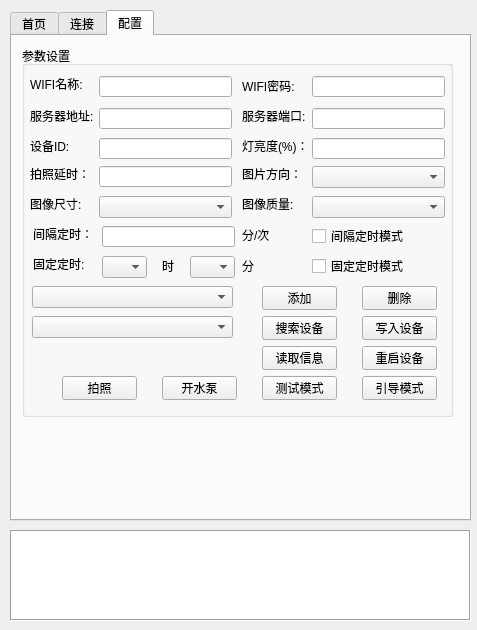
<?xml version="1.0" encoding="UTF-8"?>
<ui version="4.0">
 <class>Widget</class>
 <widget class="QWidget" name="Widget">
  <property name="enabled">
   <bool>true</bool>
  </property>
  <property name="geometry">
   <rect>
    <x>0</x>
    <y>0</y>
    <width>477</width>
    <height>630</height>
   </rect>
  </property>
  <property name="windowTitle">
   <string>Widget</string>
  </property>
  <widget class="QTabWidget" name="tabWidget">
   <property name="geometry">
    <rect>
     <x>10</x>
     <y>10</y>
     <width>461</width>
     <height>511</height>
    </rect>
   </property>
   <property name="currentIndex">
    <number>2</number>
   </property>
   <widget class="QWidget" name="widget">
    <attribute name="title">
     <string>首页</string>
    </attribute>
    <widget class="QLabel" name="pictureLabel">
     <property name="enabled">
      <bool>true</bool>
     </property>
     <property name="geometry">
      <rect>
       <x>160</x>
       <y>220</y>
       <width>281</width>
       <height>251</height>
      </rect>
     </property>
     <property name="sizePolicy">
      <sizepolicy hsizetype="Preferred" vsizetype="Preferred">
       <horstretch>0</horstretch>
       <verstretch>0</verstretch>
      </sizepolicy>
     </property>
     <property name="frameShape">
      <enum>QFrame::Box</enum>
     </property>
     <property name="text">
      <string>图片预览区</string>
     </property>
    </widget>
    <widget class="QGroupBox" name="groupBox_5">
     <property name="geometry">
      <rect>
       <x>10</x>
       <y>10</y>
       <width>431</width>
       <height>201</height>
      </rect>
     </property>
     <property name="title">
      <string>控制台</string>
     </property>
     <widget class="QLabel" name="label_20">
      <property name="geometry">
       <rect>
        <x>200</x>
        <y>30</y>
        <width>16</width>
        <height>21</height>
       </rect>
      </property>
      <property name="text">
       <string>&lt;html&gt;&lt;head/&gt;&lt;body&gt;&lt;p align=&quot;center&quot;&gt;月&lt;/p&gt;&lt;/body&gt;&lt;/html&gt;</string>
      </property>
     </widget>
     <widget class="QComboBox" name="tcpDownLoadYearComboBox">
      <property name="geometry">
       <rect>
        <x>70</x>
        <y>30</y>
        <width>61</width>
        <height>22</height>
       </rect>
      </property>
      <item>
       <property name="text">
        <string>2012</string>
       </property>
      </item>
     </widget>
     <widget class="QComboBox" name="tcpDownLoadMouthComboBox">
      <property name="geometry">
       <rect>
        <x>150</x>
        <y>30</y>
        <width>51</width>
        <height>22</height>
       </rect>
      </property>
      <item>
       <property name="text">
        <string>12</string>
       </property>
      </item>
     </widget>
     <widget class="QComboBox" name="tcpDownLoadDayComboBox">
      <property name="geometry">
       <rect>
        <x>220</x>
        <y>30</y>
        <width>41</width>
        <height>22</height>
       </rect>
      </property>
      <item>
       <property name="text">
        <string>31</string>
       </property>
      </item>
     </widget>
     <widget class="QLabel" name="label_21">
      <property name="geometry">
       <rect>
        <x>270</x>
        <y>30</y>
        <width>31</width>
        <height>21</height>
       </rect>
      </property>
      <property name="text">
       <string>&lt;html&gt;&lt;head/&gt;&lt;body&gt;&lt;p&gt;日&lt;/p&gt;&lt;/body&gt;&lt;/html&gt;</string>
      </property>
     </widget>
     <widget class="QLabel" name="label_4">
      <property name="geometry">
       <rect>
        <x>10</x>
        <y>30</y>
        <width>60</width>
        <height>21</height>
       </rect>
      </property>
      <property name="text">
       <string>&lt;html&gt;&lt;head/&gt;&lt;body&gt;&lt;p&gt;下载日期：&lt;/p&gt;&lt;/body&gt;&lt;/html&gt;</string>
      </property>
     </widget>
     <widget class="QLabel" name="label_19">
      <property name="geometry">
       <rect>
        <x>130</x>
        <y>30</y>
        <width>21</width>
        <height>20</height>
       </rect>
      </property>
      <property name="text">
       <string>&lt;html&gt;&lt;head/&gt;&lt;body&gt;&lt;p align=&quot;center&quot;&gt;年&lt;/p&gt;&lt;/body&gt;&lt;/html&gt;</string>
      </property>
     </widget>
     <widget class="QCheckBox" name="tcpScheduledTimeCheckBox">
      <property name="geometry">
       <rect>
        <x>320</x>
        <y>60</y>
        <width>95</width>
        <height>20</height>
       </rect>
      </property>
      <property name="text">
       <string>间隔定时模式</string>
      </property>
     </widget>
     <widget class="QLabel" name="label_22">
      <property name="geometry">
       <rect>
        <x>270</x>
        <y>58</y>
        <width>41</width>
        <height>16</height>
       </rect>
      </property>
      <property name="text">
       <string>&lt;html&gt;&lt;head/&gt;&lt;body&gt;&lt;p&gt;分/次&lt;/p&gt;&lt;/body&gt;&lt;/html&gt;</string>
      </property>
     </widget>
     <widget class="QLineEdit" name="tcpScheduledTimeLineEdit">
      <property name="geometry">
       <rect>
        <x>70</x>
        <y>58</y>
        <width>191</width>
        <height>21</height>
       </rect>
      </property>
     </widget>
     <widget class="QLabel" name="label_15">
      <property name="geometry">
       <rect>
        <x>10</x>
        <y>58</y>
        <width>60</width>
        <height>16</height>
       </rect>
      </property>
      <property name="text">
       <string>间隔定时：</string>
      </property>
     </widget>
     <widget class="QCheckBox" name="tcpRecordCheckBox">
      <property name="geometry">
       <rect>
        <x>320</x>
        <y>90</y>
        <width>95</width>
        <height>20</height>
       </rect>
      </property>
      <property name="text">
       <string>固定定时模式</string>
      </property>
     </widget>
     <widget class="QComboBox" name="tcpMinuteTimingComboBox">
      <property name="geometry">
       <rect>
        <x>180</x>
        <y>87</y>
        <width>81</width>
        <height>22</height>
       </rect>
      </property>
     </widget>
     <widget class="QLabel" name="label_24">
      <property name="geometry">
       <rect>
        <x>270</x>
        <y>87</y>
        <width>41</width>
        <height>20</height>
       </rect>
      </property>
      <property name="text">
       <string>&lt;html&gt;&lt;head/&gt;&lt;body&gt;&lt;p&gt;分&lt;/p&gt;&lt;/body&gt;&lt;/html&gt;</string>
      </property>
     </widget>
     <widget class="QLabel" name="label_23">
      <property name="geometry">
       <rect>
        <x>155</x>
        <y>90</y>
        <width>20</width>
        <height>16</height>
       </rect>
      </property>
      <property name="text">
       <string>&lt;html&gt;&lt;head/&gt;&lt;body&gt;&lt;p&gt;时&lt;/p&gt;&lt;/body&gt;&lt;/html&gt;</string>
      </property>
     </widget>
     <widget class="QLabel" name="label_16">
      <property name="geometry">
       <rect>
        <x>10</x>
        <y>87</y>
        <width>51</width>
        <height>16</height>
       </rect>
      </property>
      <property name="text">
       <string>固定定时:</string>
      </property>
     </widget>
     <widget class="QComboBox" name="tcpHourTimingComboBox">
      <property name="geometry">
       <rect>
        <x>70</x>
        <y>87</y>
        <width>76</width>
        <height>22</height>
       </rect>
      </property>
      <item>
       <property name="text">
        <string>13</string>
       </property>
      </item>
     </widget>
     <widget class="QPushButton" name="tcpSetRecordPushButton">
      <property name="geometry">
       <rect>
        <x>320</x>
        <y>120</y>
        <width>101</width>
        <height>24</height>
       </rect>
      </property>
      <property name="text">
       <string>设置定时</string>
      </property>
     </widget>
     <widget class="QPushButton" name="tcpDeleteRecordTimePushButton">
      <property name="geometry">
       <rect>
        <x>210</x>
        <y>120</y>
        <width>51</width>
        <height>24</height>
       </rect>
      </property>
      <property name="text">
       <string>删除</string>
      </property>
     </widget>
     <widget class="QComboBox" name="tcpAddRecordTimeComboBox">
      <property name="geometry">
       <rect>
        <x>10</x>
        <y>120</y>
        <width>135</width>
        <height>22</height>
       </rect>
      </property>
     </widget>
     <widget class="QPushButton" name="tcpAddRecordTimePushButton">
      <property name="geometry">
       <rect>
        <x>150</x>
        <y>120</y>
        <width>51</width>
        <height>24</height>
       </rect>
      </property>
      <property name="text">
       <string>添加</string>
      </property>
     </widget>
     <widget class="QPushButton" name="motoControlPushButton">
      <property name="geometry">
       <rect>
        <x>90</x>
        <y>150</y>
        <width>71</width>
        <height>41</height>
       </rect>
      </property>
      <property name="sizePolicy">
       <sizepolicy hsizetype="Fixed" vsizetype="Fixed">
        <horstretch>0</horstretch>
        <verstretch>0</verstretch>
       </sizepolicy>
      </property>
      <property name="text">
       <string>打开水泵</string>
      </property>
     </widget>
     <widget class="QPushButton" name="takePictureButton">
      <property name="geometry">
       <rect>
        <x>10</x>
        <y>150</y>
        <width>71</width>
        <height>41</height>
       </rect>
      </property>
      <property name="sizePolicy">
       <sizepolicy hsizetype="Fixed" vsizetype="Fixed">
        <horstretch>0</horstretch>
        <verstretch>0</verstretch>
       </sizepolicy>
      </property>
      <property name="text">
       <string>拍照</string>
      </property>
     </widget>
     <widget class="QPushButton" name="searchPictureButton">
      <property name="geometry">
       <rect>
        <x>170</x>
        <y>150</y>
        <width>71</width>
        <height>41</height>
       </rect>
      </property>
      <property name="text">
       <string>下载照片</string>
      </property>
     </widget>
     <widget class="QPushButton" name="setSavePathButton">
      <property name="geometry">
       <rect>
        <x>250</x>
        <y>150</y>
        <width>71</width>
        <height>41</height>
       </rect>
      </property>
      <property name="text">
       <string>设置保存路径</string>
      </property>
     </widget>
     <widget class="QLineEdit" name="downLoadIdLineEdit">
      <property name="geometry">
       <rect>
        <x>352</x>
        <y>30</y>
        <width>61</width>
        <height>21</height>
       </rect>
      </property>
     </widget>
     <widget class="QLabel" name="label_28">
      <property name="geometry">
       <rect>
        <x>320</x>
        <y>30</y>
        <width>31</width>
        <height>21</height>
       </rect>
      </property>
      <property name="text">
       <string>&lt;html&gt;&lt;head/&gt;&lt;body&gt;&lt;p&gt;ID&lt;/p&gt;&lt;/body&gt;&lt;/html&gt;</string>
      </property>
     </widget>
    </widget>
    <widget class="QListView" name="listView">
     <property name="geometry">
      <rect>
       <x>10</x>
       <y>220</y>
       <width>141</width>
       <height>251</height>
      </rect>
     </property>
     <property name="sizePolicy">
      <sizepolicy hsizetype="Minimum" vsizetype="Minimum">
       <horstretch>0</horstretch>
       <verstretch>0</verstretch>
      </sizepolicy>
     </property>
     <property name="frameShape">
      <enum>QFrame::Box</enum>
     </property>
    </widget>
   </widget>
   <widget class="QWidget" name="tab_3">
    <attribute name="title">
     <string>连接</string>
    </attribute>
    <widget class="QGroupBox" name="groupBox">
     <property name="geometry">
      <rect>
       <x>10</x>
       <y>10</y>
       <width>431</width>
       <height>111</height>
      </rect>
     </property>
     <property name="title">
      <string>服务器连接</string>
     </property>
     <widget class="QPushButton" name="CloseTCPButton">
      <property name="geometry">
       <rect>
        <x>340</x>
        <y>50</y>
        <width>81</width>
        <height>51</height>
       </rect>
      </property>
      <property name="text">
       <string>关闭连接</string>
      </property>
     </widget>
     <widget class="QLabel" name="label_2">
      <property name="geometry">
       <rect>
        <x>10</x>
        <y>20</y>
        <width>71</width>
        <height>21</height>
       </rect>
      </property>
      <property name="text">
       <string>&lt;html&gt;&lt;head/&gt;&lt;body&gt;&lt;p align=&quot;center&quot;&gt;服务器地址：&lt;/p&gt;&lt;p align=&quot;center&quot;&gt;&lt;br/&gt;&lt;/p&gt;&lt;/body&gt;&lt;/html&gt;</string>
      </property>
     </widget>
     <widget class="QPushButton" name="clearLocalCahePathButton">
      <property name="geometry">
       <rect>
        <x>11</x>
        <y>51</y>
        <width>80</width>
        <height>51</height>
       </rect>
      </property>
      <property name="text">
       <string>清除本地缓存</string>
      </property>
     </widget>
     <widget class="QLineEdit" name="TCP_Server_IP_LineEdit">
      <property name="geometry">
       <rect>
        <x>80</x>
        <y>20</y>
        <width>133</width>
        <height>21</height>
       </rect>
      </property>
      <property name="text">
       <string/>
      </property>
     </widget>
     <widget class="QLineEdit" name="TCP_Server_Port_LineEdit">
      <property name="geometry">
       <rect>
        <x>290</x>
        <y>20</y>
        <width>133</width>
        <height>21</height>
       </rect>
      </property>
      <property name="text">
       <string/>
      </property>
     </widget>
     <widget class="QPushButton" name="clearServerCahePathButton">
      <property name="geometry">
       <rect>
        <x>120</x>
        <y>50</y>
        <width>81</width>
        <height>51</height>
       </rect>
      </property>
      <property name="text">
       <string>清除服务器缓存</string>
      </property>
     </widget>
     <widget class="QPushButton" name="ConnectTCPtButton">
      <property name="geometry">
       <rect>
        <x>230</x>
        <y>50</y>
        <width>81</width>
        <height>51</height>
       </rect>
      </property>
      <property name="text">
       <string>连接服务器</string>
      </property>
     </widget>
     <widget class="QLabel" name="label_3">
      <property name="geometry">
       <rect>
        <x>220</x>
        <y>20</y>
        <width>71</width>
        <height>20</height>
       </rect>
      </property>
      <property name="text">
       <string>&lt;html&gt;&lt;head/&gt;&lt;body&gt;&lt;p align=&quot;center&quot;&gt;服务器端口：&lt;/p&gt;&lt;/body&gt;&lt;/html&gt;</string>
      </property>
     </widget>
    </widget>
    <widget class="QGroupBox" name="groupBox_2">
     <property name="geometry">
      <rect>
       <x>10</x>
       <y>130</y>
       <width>431</width>
       <height>121</height>
      </rect>
     </property>
     <property name="title">
      <string>设备连接</string>
     </property>
     <widget class="QPushButton" name="disConnectDeviceButton">
      <property name="geometry">
       <rect>
        <x>340</x>
        <y>60</y>
        <width>81</width>
        <height>51</height>
       </rect>
      </property>
      <property name="text">
       <string>断开设备连接</string>
      </property>
     </widget>
     <widget class="QPushButton" name="connectDeviceButton">
      <property name="geometry">
       <rect>
        <x>230</x>
        <y>60</y>
        <width>81</width>
        <height>51</height>
       </rect>
      </property>
      <property name="text">
       <string>连接设备</string>
      </property>
     </widget>
     <widget class="QLabel" name="label_10">
      <property name="geometry">
       <rect>
        <x>230</x>
        <y>30</y>
        <width>191</width>
        <height>21</height>
       </rect>
      </property>
      <property name="text">
       <string>未连接设备</string>
      </property>
      <property name="alignment">
       <set>Qt::AlignCenter</set>
      </property>
     </widget>
     <widget class="myComboBox" name="deviceOnlineComboBox">
      <property name="geometry">
       <rect>
        <x>91</x>
        <y>30</y>
        <width>131</width>
        <height>22</height>
       </rect>
      </property>
     </widget>
     <widget class="QLabel" name="label_13">
      <property name="geometry">
       <rect>
        <x>20</x>
        <y>30</y>
        <width>61</width>
        <height>21</height>
       </rect>
      </property>
      <property name="text">
       <string>在线设备：</string>
      </property>
     </widget>
     <widget class="QPushButton" name="searchDeviceButton">
      <property name="geometry">
       <rect>
        <x>120</x>
        <y>60</y>
        <width>81</width>
        <height>51</height>
       </rect>
      </property>
      <property name="text">
       <string>搜索设备</string>
      </property>
     </widget>
    </widget>
   </widget>
   <widget class="QWidget" name="tab">
    <attribute name="title">
     <string>配置</string>
    </attribute>
    <widget class="QGroupBox" name="groupBox_3">
     <property name="geometry">
      <rect>
       <x>10</x>
       <y>10</y>
       <width>431</width>
       <height>371</height>
      </rect>
     </property>
     <property name="title">
      <string>参数设置</string>
     </property>
     <widget class="QLineEdit" name="wifiPasswordLineEdit">
      <property name="geometry">
       <rect>
        <x>290</x>
        <y>30</y>
        <width>133</width>
        <height>21</height>
       </rect>
      </property>
     </widget>
     <widget class="QLineEdit" name="serverIpLineEdit">
      <property name="geometry">
       <rect>
        <x>77</x>
        <y>62</y>
        <width>133</width>
        <height>21</height>
       </rect>
      </property>
     </widget>
     <widget class="QLabel" name="label_11">
      <property name="geometry">
       <rect>
        <x>8</x>
        <y>92</y>
        <width>40</width>
        <height>16</height>
       </rect>
      </property>
      <property name="text">
       <string>设备ID:</string>
      </property>
     </widget>
     <widget class="QLabel" name="label_5">
      <property name="geometry">
       <rect>
        <x>220</x>
        <y>32</y>
        <width>53</width>
        <height>16</height>
       </rect>
      </property>
      <property name="text">
       <string>WIFI密码:</string>
      </property>
     </widget>
     <widget class="QLabel" name="label_7">
      <property name="geometry">
       <rect>
        <x>220</x>
        <y>62</y>
        <width>63</width>
        <height>16</height>
       </rect>
      </property>
      <property name="text">
       <string>服务器端口:</string>
      </property>
     </widget>
     <widget class="QLineEdit" name="deviceIdSetLineEdit">
      <property name="geometry">
       <rect>
        <x>77</x>
        <y>92</y>
        <width>133</width>
        <height>21</height>
       </rect>
      </property>
     </widget>
     <widget class="QLineEdit" name="ledBrightnessLineEdit">
      <property name="geometry">
       <rect>
        <x>290</x>
        <y>92</y>
        <width>133</width>
        <height>21</height>
       </rect>
      </property>
     </widget>
     <widget class="QLabel" name="label">
      <property name="geometry">
       <rect>
        <x>8</x>
        <y>30</y>
        <width>53</width>
        <height>16</height>
       </rect>
      </property>
      <property name="text">
       <string>WIFI名称:</string>
      </property>
     </widget>
     <widget class="QLabel" name="label_18">
      <property name="geometry">
       <rect>
        <x>220</x>
        <y>92</y>
        <width>67</width>
        <height>16</height>
       </rect>
      </property>
      <property name="text">
       <string>灯亮度(%)：</string>
      </property>
     </widget>
     <widget class="QLineEdit" name="wifiNameLineEdit">
      <property name="geometry">
       <rect>
        <x>77</x>
        <y>30</y>
        <width>133</width>
        <height>21</height>
       </rect>
      </property>
     </widget>
     <widget class="QLabel" name="label_6">
      <property name="geometry">
       <rect>
        <x>8</x>
        <y>62</y>
        <width>63</width>
        <height>16</height>
       </rect>
      </property>
      <property name="text">
       <string>服务器地址:</string>
      </property>
     </widget>
     <widget class="QLineEdit" name="serverPortLineEdit">
      <property name="geometry">
       <rect>
        <x>290</x>
        <y>62</y>
        <width>133</width>
        <height>21</height>
       </rect>
      </property>
     </widget>
     <widget class="QLineEdit" name="takePictureDelayTimeLineEdit">
      <property name="geometry">
       <rect>
        <x>77</x>
        <y>120</y>
        <width>133</width>
        <height>21</height>
       </rect>
      </property>
     </widget>
     <widget class="QLabel" name="label_17">
      <property name="geometry">
       <rect>
        <x>8</x>
        <y>120</y>
        <width>60</width>
        <height>16</height>
       </rect>
      </property>
      <property name="text">
       <string>拍照延时：</string>
      </property>
     </widget>
     <widget class="myComboBox" name="imageQualityComboBox">
      <property name="geometry">
       <rect>
        <x>290</x>
        <y>150</y>
        <width>133</width>
        <height>22</height>
       </rect>
      </property>
     </widget>
     <widget class="myComboBox" name="imageSizeComboBox">
      <property name="geometry">
       <rect>
        <x>77</x>
        <y>150</y>
        <width>133</width>
        <height>22</height>
       </rect>
      </property>
     </widget>
     <widget class="QLabel" name="label_9">
      <property name="geometry">
       <rect>
        <x>220</x>
        <y>150</y>
        <width>51</width>
        <height>16</height>
       </rect>
      </property>
      <property name="text">
       <string>图像质量:</string>
      </property>
     </widget>
     <widget class="QLabel" name="label_8">
      <property name="geometry">
       <rect>
        <x>8</x>
        <y>150</y>
        <width>51</width>
        <height>16</height>
       </rect>
      </property>
      <property name="text">
       <string>图像尺寸:</string>
      </property>
     </widget>
     <widget class="QLineEdit" name="scheduledTimeLineEdit">
      <property name="geometry">
       <rect>
        <x>80</x>
        <y>180</y>
        <width>133</width>
        <height>21</height>
       </rect>
      </property>
     </widget>
     <widget class="QLabel" name="label_14">
      <property name="geometry">
       <rect>
        <x>11</x>
        <y>180</y>
        <width>60</width>
        <height>16</height>
       </rect>
      </property>
      <property name="text">
       <string>间隔定时：</string>
      </property>
     </widget>
     <widget class="QLabel" name="label_25">
      <property name="geometry">
       <rect>
        <x>220</x>
        <y>180</y>
        <width>29</width>
        <height>16</height>
       </rect>
      </property>
      <property name="text">
       <string>&lt;html&gt;&lt;head/&gt;&lt;body&gt;&lt;p&gt;分/次&lt;/p&gt;&lt;/body&gt;&lt;/html&gt;</string>
      </property>
     </widget>
     <widget class="QCheckBox" name="scheduledTimeCheckBox">
      <property name="geometry">
       <rect>
        <x>290</x>
        <y>180</y>
        <width>95</width>
        <height>20</height>
       </rect>
      </property>
      <property name="text">
       <string>间隔定时模式</string>
      </property>
     </widget>
     <widget class="QComboBox" name="hourTimingComboBox">
      <property name="geometry">
       <rect>
        <x>80</x>
        <y>210</y>
        <width>45</width>
        <height>22</height>
       </rect>
      </property>
     </widget>
     <widget class="QLabel" name="label_12">
      <property name="geometry">
       <rect>
        <x>11</x>
        <y>210</y>
        <width>51</width>
        <height>16</height>
       </rect>
      </property>
      <property name="text">
       <string>固定定时:</string>
      </property>
     </widget>
     <widget class="QLabel" name="label_27">
      <property name="geometry">
       <rect>
        <x>140</x>
        <y>210</y>
        <width>20</width>
        <height>21</height>
       </rect>
      </property>
      <property name="text">
       <string>&lt;html&gt;&lt;head/&gt;&lt;body&gt;&lt;p&gt;时&lt;/p&gt;&lt;/body&gt;&lt;/html&gt;</string>
      </property>
     </widget>
     <widget class="QComboBox" name="minuteTimingComboBox">
      <property name="geometry">
       <rect>
        <x>168</x>
        <y>210</y>
        <width>45</width>
        <height>22</height>
       </rect>
      </property>
     </widget>
     <widget class="QCheckBox" name="recordCheckBox">
      <property name="geometry">
       <rect>
        <x>290</x>
        <y>210</y>
        <width>95</width>
        <height>20</height>
       </rect>
      </property>
      <property name="text">
       <string>固定定时模式</string>
      </property>
     </widget>
     <widget class="QLabel" name="label_26">
      <property name="geometry">
       <rect>
        <x>220</x>
        <y>210</y>
        <width>31</width>
        <height>21</height>
       </rect>
      </property>
      <property name="text">
       <string>&lt;html&gt;&lt;head/&gt;&lt;body&gt;&lt;p&gt;分&lt;/p&gt;&lt;/body&gt;&lt;/html&gt;</string>
      </property>
     </widget>
     <widget class="QPushButton" name="deleteRecordTimePushButton">
      <property name="geometry">
       <rect>
        <x>340</x>
        <y>240</y>
        <width>75</width>
        <height>24</height>
       </rect>
      </property>
      <property name="text">
       <string>删除</string>
      </property>
     </widget>
     <widget class="QComboBox" name="addRecordTimeComboBox">
      <property name="geometry">
       <rect>
        <x>10</x>
        <y>240</y>
        <width>201</width>
        <height>22</height>
       </rect>
      </property>
     </widget>
     <widget class="QPushButton" name="addRecordTimePushButton">
      <property name="geometry">
       <rect>
        <x>240</x>
        <y>240</y>
        <width>75</width>
        <height>24</height>
       </rect>
      </property>
      <property name="text">
       <string>添加</string>
      </property>
     </widget>
     <widget class="myComboBox" name="deviceComboBox">
      <property name="geometry">
       <rect>
        <x>10</x>
        <y>270</y>
        <width>201</width>
        <height>22</height>
       </rect>
      </property>
     </widget>
     <widget class="QPushButton" name="devicePushButton">
      <property name="geometry">
       <rect>
        <x>240</x>
        <y>270</y>
        <width>75</width>
        <height>24</height>
       </rect>
      </property>
      <property name="text">
       <string>搜索设备</string>
      </property>
     </widget>
     <widget class="QPushButton" name="writeDevicePushButton">
      <property name="geometry">
       <rect>
        <x>340</x>
        <y>270</y>
        <width>75</width>
        <height>24</height>
       </rect>
      </property>
      <property name="text">
       <string>写入设备</string>
      </property>
     </widget>
     <widget class="QPushButton" name="readDeviceInfoPushButton">
      <property name="geometry">
       <rect>
        <x>240</x>
        <y>300</y>
        <width>75</width>
        <height>24</height>
       </rect>
      </property>
      <property name="text">
       <string>读取信息</string>
      </property>
     </widget>
     <widget class="QPushButton" name="resetDevicePushButton">
      <property name="geometry">
       <rect>
        <x>340</x>
        <y>300</y>
        <width>75</width>
        <height>24</height>
       </rect>
      </property>
      <property name="text">
       <string>重启设备</string>
      </property>
     </widget>
     <widget class="QPushButton" name="takePictureTestModePushButton">
      <property name="geometry">
       <rect>
        <x>40</x>
        <y>330</y>
        <width>75</width>
        <height>24</height>
       </rect>
      </property>
      <property name="text">
       <string>拍照</string>
      </property>
     </widget>
     <widget class="QPushButton" name="openMotoTestModePushButton">
      <property name="geometry">
       <rect>
        <x>140</x>
        <y>330</y>
        <width>75</width>
        <height>24</height>
       </rect>
      </property>
      <property name="text">
       <string>开水泵</string>
      </property>
     </widget>
     <widget class="QPushButton" name="binDownLoadPushButton">
      <property name="geometry">
       <rect>
        <x>340</x>
        <y>330</y>
        <width>75</width>
        <height>24</height>
       </rect>
      </property>
      <property name="text">
       <string>引导模式</string>
      </property>
     </widget>
     <widget class="QPushButton" name="testModePushButton">
      <property name="geometry">
       <rect>
        <x>240</x>
        <y>330</y>
        <width>75</width>
        <height>24</height>
       </rect>
      </property>
      <property name="text">
       <string>测试模式</string>
      </property>
     </widget>
     <widget class="myComboBox" name="pictureDirectionComboBox">
      <property name="geometry">
       <rect>
        <x>290</x>
        <y>120</y>
        <width>133</width>
        <height>22</height>
       </rect>
      </property>
     </widget>
     <widget class="QLabel" name="label_29">
      <property name="geometry">
       <rect>
        <x>220</x>
        <y>120</y>
        <width>67</width>
        <height>16</height>
       </rect>
      </property>
      <property name="text">
       <string>图片方向：</string>
      </property>
     </widget>
    </widget>
   </widget>
  </widget>
  <widget class="QTextEdit" name="logShowTextEdit">
   <property name="geometry">
    <rect>
     <x>10</x>
     <y>530</y>
     <width>461</width>
     <height>91</height>
    </rect>
   </property>
   <property name="frameShape">
    <enum>QFrame::Box</enum>
   </property>
  </widget>
 </widget>
 <customwidgets>
  <customwidget>
   <class>myComboBox</class>
   <extends>QComboBox</extends>
   <header location="global">mycombobox.h</header>
  </customwidget>
 </customwidgets>
 <resources/>
 <connections/>
</ui>
